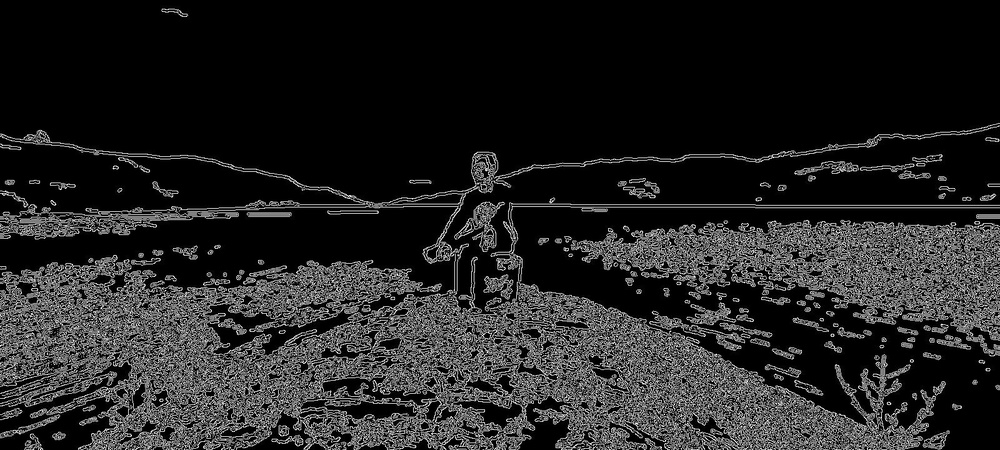
#> input picture onepiecelake.jpeg, 1000 x 450 px, shrunk from 1600 x 720 before the run
$ python canny2.py
#> lines starting #> are read from the running program, lines starting #| are printed output that depends on the picture
import cv2
import matplotlib.pyplot as plt

#Open the image
img = cv2.imread('onepiecelake.jpeg')
#> img is the input picture: shape (450, 1000, 3); min 0, max 255, mean 35.9
#Apply Canny

edges = cv2.Canny(img, 100,200, 3, L2gradient=True)
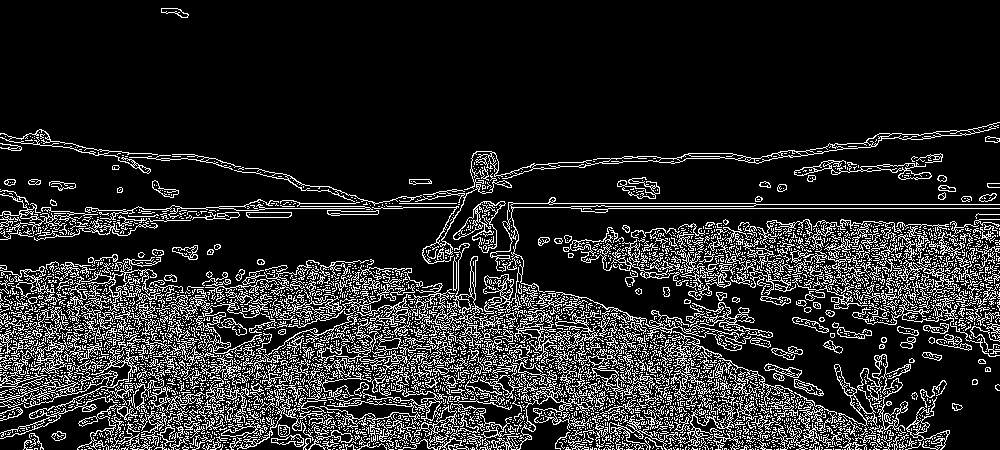
#> edges: shape (450, 1000); 15.8% white in thin lines or dots
plt.figure()
plt.title('One Piece')
plt.imsave('onepiecelake.jpeg', edges, cmap='gray', format='jpeg')
plt.imshow(edges, cmap='gray')
plt.show()

# you can see the origin picture 'onepiecelake.jpeg'
# and the result 'figure 1'
